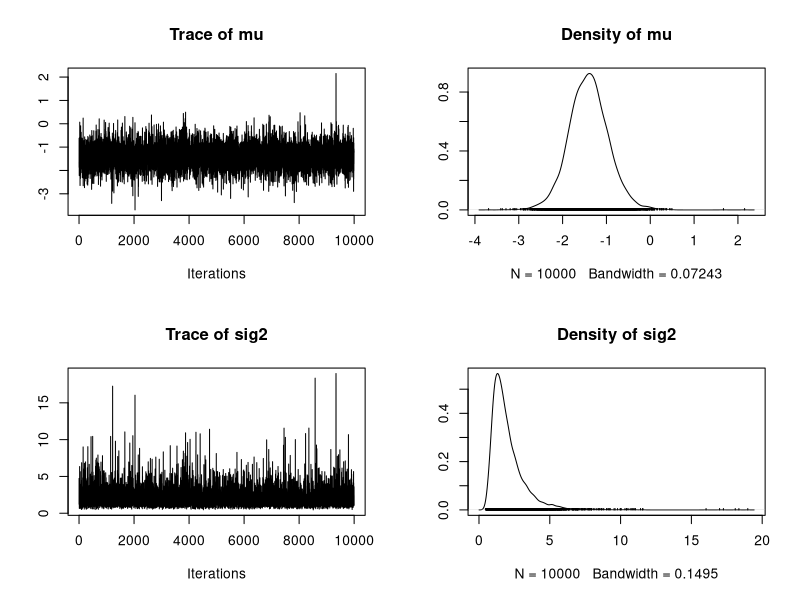
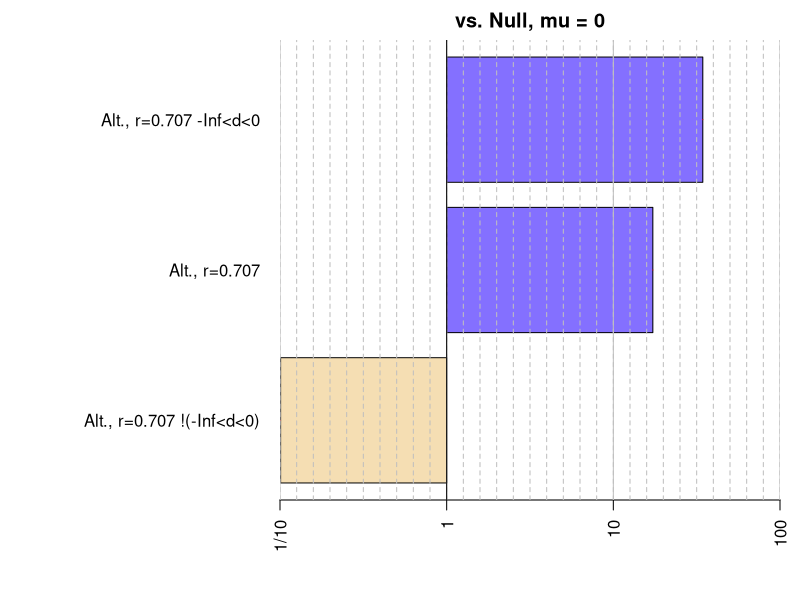
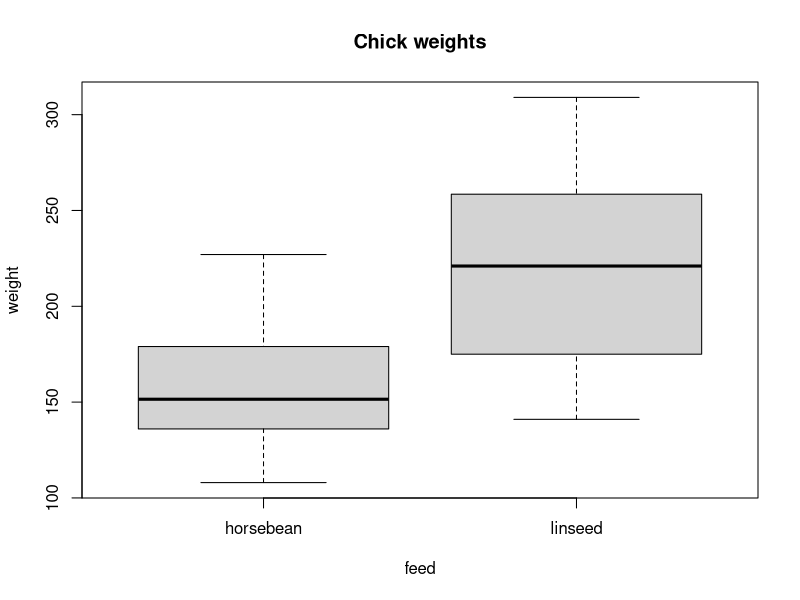
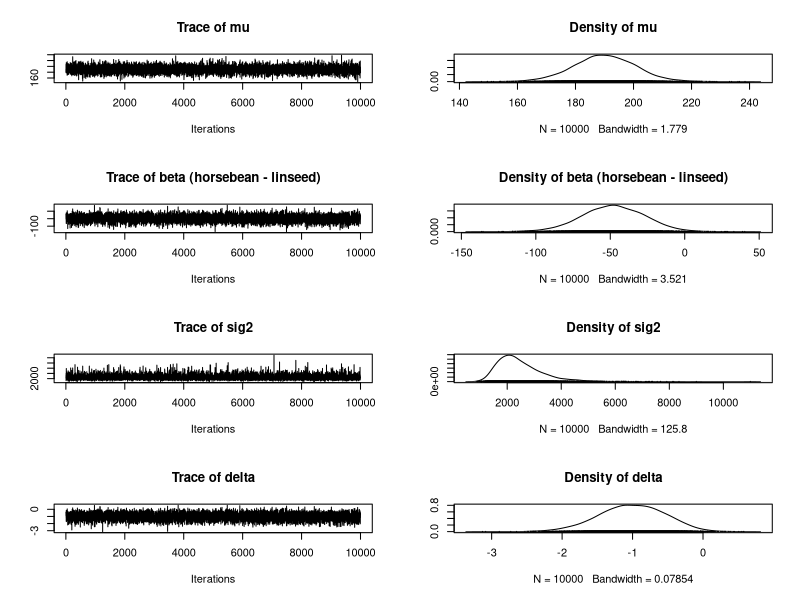
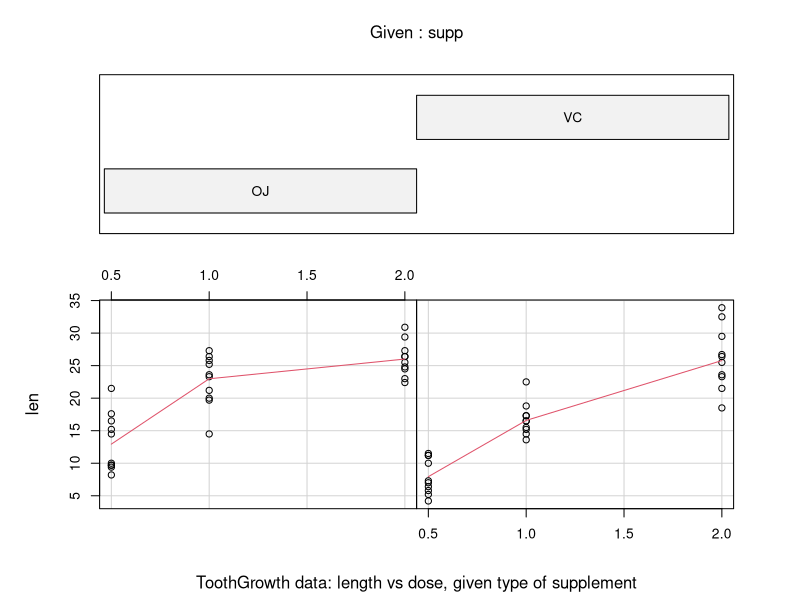
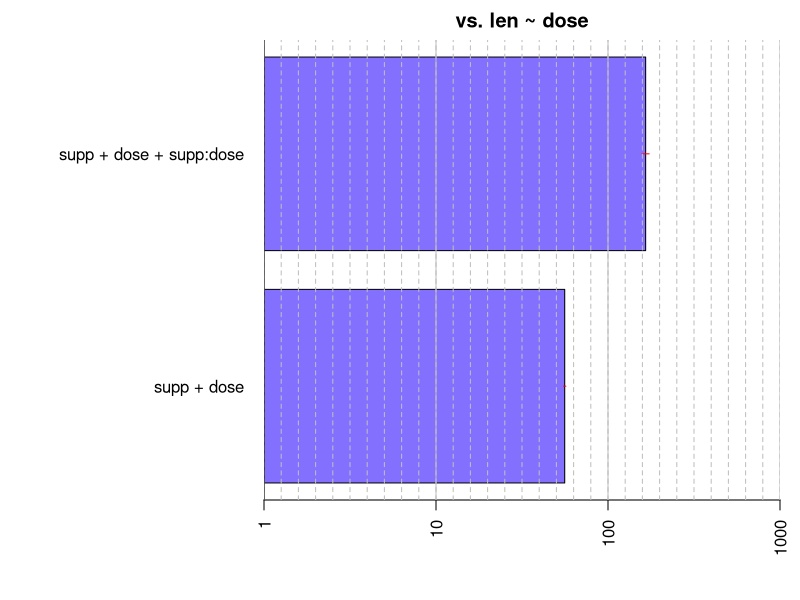
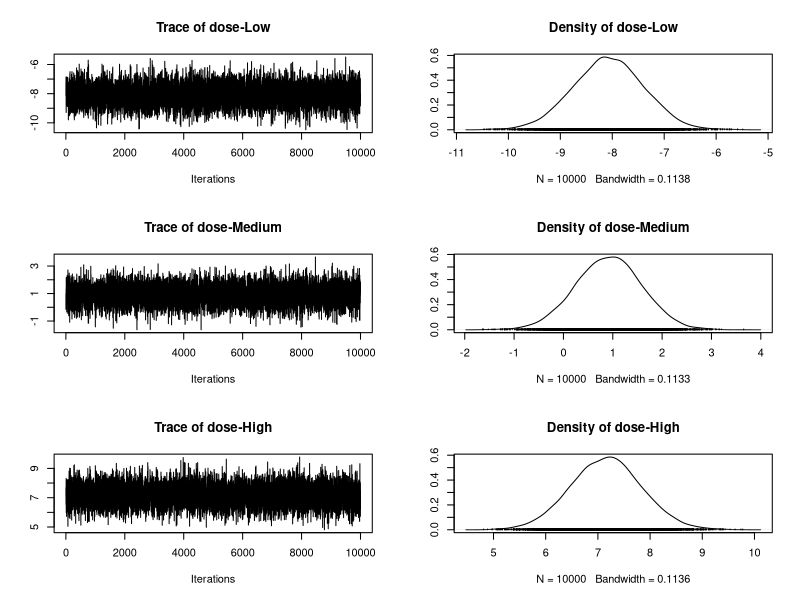
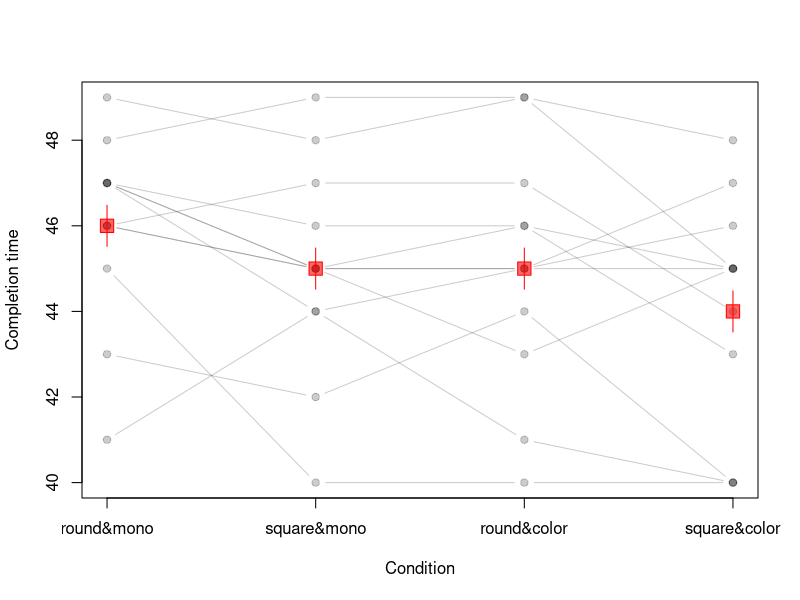

Generate these figures, in order, with R:
## ---- chunk 1
options(markdown.HTML.stylesheet = 'extra/manual.css')
library(knitr)
options(digits=3)
require(graphics)
set.seed(2)
## ---- chunk 2
library(BayesFactor)
## ---- chunk 3
options(BFprogress = FALSE)
bfversion = BFInfo()
session = sessionInfo()[[1]]
rversion = paste(session$version.string," on ",session$platform,sep="")
## ---- chunk 4
data(sleep)

## Compute difference scores
diffScores = sleep$extra[1:10] - sleep$extra[11:20]

## Traditional two-tailed t test
t.test(diffScores)
## ---- chunk 5
bf = ttestBF(x = diffScores)
## Equivalently:
## bf = ttestBF(x = sleep$extra[1:10],y=sleep$extra[11:20], paired=TRUE)
bf
## ---- chunk 6
1 / bf
## ---- chunk 7
chains = posterior(bf, iterations = 1000)
summary(chains)
## ---- chunk 8
chains2 = recompute(chains, iterations = 10000)
plot(chains2[,1:2])
## ---- chunk 9
bfInterval = ttestBF(x = diffScores, nullInterval=c(-Inf,0))
bfInterval
## ---- chunk 10
bfInterval[1] / bfInterval[2]
## ---- chunk 11
allbf = c(bf, bfInterval)
allbf
## ---- chunk 12
plot(allbf)
## ---- chunk 13
bfmat = allbf / allbf
bfmat
## ---- chunk 14
bfmat[,2]
bfmat[1,]
## ---- chunk 15
bfmat[,1:2]
t(bfmat[,1:2])
## ---- chunk 16
data(chickwts)

## Restrict to two groups
chickwts = chickwts[chickwts$feed %in% c("horsebean","linseed"),]
## Drop unused factor levels
chickwts$feed = factor(chickwts$feed)

## Plot data
plot(weight ~  feed, data = chickwts, main = "Chick weights")
## ---- chunk 17
## traditional t test
t.test(weight ~ feed, data = chickwts, var.eq=TRUE)
## ---- chunk 18
## Compute Bayes factor
bf = ttestBF(formula = weight ~ feed, data = chickwts)
bf
## ---- chunk 19
chains = posterior(bf, iterations = 10000)
plot(chains[,1:4])
## ---- chunk 20
data(ToothGrowth)

## Example plot from ?ToothGrowth

coplot(len ~ dose | supp, data = ToothGrowth, panel = panel.smooth,
       xlab = "ToothGrowth data: length vs dose, given type of supplement")

## Treat dose as a factor
ToothGrowth$dose = factor(ToothGrowth$dose)
levels(ToothGrowth$dose) = c("Low", "Medium", "High")

summary(aov(len ~ supp*dose, data=ToothGrowth))
## ---- chunk 21
bf = anovaBF(len ~ supp*dose, data=ToothGrowth)
bf
## ---- chunk 22
plot(bf[3:4] / bf[2])
## ---- chunk 23
bf = anovaBF(len ~ supp*dose, data=ToothGrowth, whichModels="top")
bf
## ---- chunk 24
bfMainEffects = lmBF(len ~ supp + dose, data = ToothGrowth)
bfInteraction = lmBF(len ~ supp + dose + supp:dose, data = ToothGrowth)
## Compare the two models
bf = bfInteraction / bfMainEffects
bf
## ---- chunk 25
newbf = recompute(bf, iterations = 500000)
newbf
## ---- chunk 26
## Sample from the posterior of the full model
chains = posterior(bfInteraction, iterations = 10000)
## 1:13 are the only "interesting" parameters
summary(chains[,1:13])
## ---- chunk 27
plot(chains[,4:6])
## ---- chunk 28
data(puzzles)
## ---- chunk 29
## plot the data
aovObj = aov(RT ~ shape*color + Error(ID/(shape*color)), data=puzzles)

matplot(t(matrix(puzzles$RT,12,4)),ty='b',pch=19,lwd=1,lty=1,col=rgb(0,0,0,.2), ylab="Completion time", xlab="Condition",xaxt='n')
axis(1,at=1:4,lab=c("round&mono","square&mono","round&color","square&color"))
mns = tapply(puzzles$RT,list(puzzles$color,puzzles$shape),mean)[c(2,4,1,3)]
points(1:4,mns,pch=22,col="red",bg=rgb(1,0,0,.6),cex=2)
# within-subject standard error, uses MSE from ANOVA
stderr = sqrt(sum(aovObj[[5]]$residuals^2)/11)/sqrt(12)
segments(1:4,mns + stderr,1:4,mns - stderr,col="red")
## ---- chunk 30
summary(aov(RT ~ shape*color + Error(ID/(shape*color)), data=puzzles))
## ---- chunk 31
bf = anovaBF(RT ~ shape*color + ID, data = puzzles, 
             whichRandom="ID")
## ---- chunk 32
bf
## ---- chunk 33
plot(bf)
## ---- chunk 34
bfWithoutID = lmBF(RT ~ shape*color, data = puzzles)
bfWithoutID
## ---- chunk 35
bfOnlyID = lmBF(RT ~ ID, whichRandom="ID",data = puzzles)
bf2 = bfWithoutID / bfOnlyID
bf2
## ---- chunk 36
bfall = c(bf,bf2)
## ---- chunk 37
bf[4] / bf2
## ---- chunk 38
data(attitude)

## Traditional multiple regression analysis
lmObj = lm(rating ~ ., data = attitude)
summary(lmObj)
## ---- chunk 39
bf = regressionBF(rating ~ ., data = attitude)
length(bf)
## ---- chunk 40
## Choose a specific model
bf["privileges + learning + raises + critical + advance"]
## Best 6 models
head(bf, n=6)
## Worst 4 models
tail(bf, n=4)
## ---- chunk 41
## which model index is the best?
BayesFactor::which.max(bf)
## ---- chunk 42

## Compare the 5 best models to the best
bf2 = head(bf) / max(bf)
bf2
plot(bf2)
## ---- chunk 43
bf = regressionBF(rating ~ ., data = attitude, whichModels = "top")
## The seventh model is the most complex
bf
plot(bf)
## ---- chunk 44
bf = regressionBF(rating ~ ., data = attitude, whichModels = "bottom")
plot(bf)
## ---- chunk 45
complaintsOnlyBf = lmBF(rating ~ complaints, data = attitude) 
complaintsLearningBf = lmBF(rating ~ complaints + learning, data = attitude) 
## Compare the two models
complaintsOnlyBf / complaintsLearningBf
## ---- chunk 46
chains = posterior(complaintsLearningBf, iterations = 10000)
summary(chains)
## ---- chunk 47
summary(lm(rating ~ complaints + learning, data = attitude))
## ---- chunk 48
rm(ToothGrowth)
## ---- chunk 49
data(ToothGrowth)

# model log2 of dose instead of dose directly
ToothGrowth$dose = log2(ToothGrowth$dose)

# Classical analysis for comparison
lmToothGrowth <- lm(len ~ supp + dose + supp:dose, data=ToothGrowth)
summary(lmToothGrowth)
## ---- chunk 50
full <- lmBF(len ~ supp + dose + supp:dose, data=ToothGrowth)
noInteraction <- lmBF(len ~ supp + dose, data=ToothGrowth)
onlyDose <- lmBF(len ~ dose, data=ToothGrowth)
onlySupp <- lmBF(len ~ supp, data=ToothGrowth)

allBFs <- c(full, noInteraction, onlyDose, onlySupp)
allBFs
## ---- chunk 51
full / noInteraction
## ---- chunk 52
chainsFull <- posterior(full, iterations = 10000)

# summary of the "interesting" parameters
summary(chainsFull[,1:7])
## ---- chunk 53
chainsNoInt <- posterior(noInteraction, iterations = 10000)
## ---- chunk 54
ToothGrowth$dose <- ToothGrowth$dose - mean(ToothGrowth$dose)

cmeans <- colMeans(chainsFull)[1:6]
ints <- cmeans[1] + c(-1, 1) * cmeans[2]
slps <- cmeans[4] + c(-1, 1) * cmeans[5]


par(cex=1.8, mfrow=c(1,2))
plot(len ~ dose, data=ToothGrowth, pch=as.integer(ToothGrowth$supp)+20, bg = rgb(as.integer(ToothGrowth$supp)-1,2-as.integer(ToothGrowth$supp),0,.5),col=NULL,xaxt="n",ylab="Tooth length",xlab="Vitamin C dose (mg)")
abline(a=ints[1],b=slps[1],col=2)
abline(a=ints[2],b=slps[2],col=3)

axis(1,at=-1:1,lab=2^(-1:1))

dataVC <- ToothGrowth[ToothGrowth$supp=="VC",]
dataOJ <- ToothGrowth[ToothGrowth$supp=="OJ",]
lmVC <- lm(len ~ dose, data=dataVC)
lmOJ <- lm(len ~ dose, data=dataOJ)
abline(lmVC,col=2,lty=2)
abline(lmOJ,col=3,lty=2)

mtext("Interaction",3,.1,adj=1,cex=1.3)


# Do single slope

cmeans <- colMeans(chainsNoInt)[1:4]
ints <- cmeans[1] + c(-1, 1) * cmeans[2]
slps <- cmeans[4] 


plot(len ~ dose, data=ToothGrowth, pch=as.integer(ToothGrowth$supp)+20, bg = rgb(as.integer(ToothGrowth$supp)-1,2-as.integer(ToothGrowth$supp),0,.5),col=NULL,xaxt="n",ylab="Tooth length",xlab="Vitamin C dose (mg)")
abline(a=ints[1],b=slps,col=2)
abline(a=ints[2],b=slps,col=3)

axis(1,at=-1:1,lab=2^(-1:1))

mtext("No interaction",3,.1,adj=1,cex=1.3)
## ---- chunk 55
summary(chainsNoInt[,1:5])
## ---- chunk 56
ToothGrowth$doseAsFactor <- factor(ToothGrowth$dose)
levels(ToothGrowth$doseAsFactor) <- c(.5,1,2)

aovBFs <- anovaBF(len ~ doseAsFactor + supp + doseAsFactor:supp, data = ToothGrowth)
## ---- chunk 57
allBFs <- c(aovBFs, full, noInteraction, onlyDose)

## eliminate the supp-only model, since it performs so badly
allBFs <- allBFs[-1]

## Compare to best model
allBFs / max(allBFs)
## ---- chunk 58
plot(allBFs / max(allBFs))
## ---- chunk 59
data(puzzles)

puzzleGenBF <- generalTestBF(RT ~ shape + color + shape:color + ID, data=puzzles, whichRandom="ID")

puzzleGenBF
## ---- chunk 60
puzzleGenBF <- generalTestBF(RT ~ shape + color + shape:color + ID, data=puzzles, whichRandom="ID", neverExclude="ID")

puzzleGenBF
## ---- chunk 61
puzzleGenBF <- generalTestBF(RT ~ shape + color + shape:color + shape:ID + ID, data=puzzles, whichRandom="ID", neverExclude="ID")

puzzleGenBF
## ---- chunk 62
puzzleGenBF <- generalTestBF(RT ~ shape + color + shape:color + shape:ID + ID, data=puzzles, whichRandom="ID", neverExclude="^ID$")

puzzleGenBF
## ---- chunk 63
puzzleCullBF <- generalTestBF(RT ~ shape + color + shape:color + ID, data=puzzles, whichRandom="ID", noSample=TRUE,whichModels='all')

puzzleCullBF
## ---- chunk 64
missing = puzzleCullBF[ is.na(puzzleCullBF) ]
done = puzzleCullBF[ !is.na(puzzleCullBF) ]

missing
## ---- chunk 65
# get the names of the numerator models
missingModels = names(missing)$numerator

# search them to see if they contain "shape" or "color" - 
# results are logical vectors
containsShape = grepl("shape",missingModels)
containsColor = grepl("color",missingModels)

# anything that does not contain "shape" and "color"
containsOnlyOne = !(containsShape & containsColor)

# restrict missing to only those of interest
missingOfInterest = missing[containsOnlyOne]

missingOfInterest
## ---- chunk 66
# recompute the Bayes factors for the missing models of interest
sampledBayesFactors = recompute(missingOfInterest)

sampledBayesFactors

# Add them together with our other Bayes factors, already computed:
completeBayesFactors = c(done, sampledBayesFactors)

completeBayesFactors
## ---- chunk 67
data(puzzles)

# Get MCMC chains corresponding to "full" model
# We prevent sampling so we can see the parameter names
# iterations argument is necessary, but not used
fullModel = lmBF(RT ~ shape + color + shape:color + ID, data = puzzles, noSample=TRUE, posterior = TRUE, iterations=3)

fullModel
## ---- chunk 68
fullModelFiltered = lmBF(RT ~ shape + color + shape:color + ID, data = puzzles, noSample=TRUE, posterior = TRUE, iterations=3,columnFilter="ID")

fullModelFiltered
## ---- chunk 69
# Sample 10000 iterations, eliminating ID columns
chains = lmBF(RT ~ shape + color + shape:color + ID, data = puzzles, posterior = TRUE, iterations=10000,columnFilter="ID")
## ---- chunk 70
par(mfrow=c(1,2))
plot(as.vector(chains[1:1000,"shape-round"]),type="l",xlab="Iterations",ylab="parameter shape-round")
acf(chains[,"shape-round"])
## ---- chunk 71
chainsThinned = recompute(chains, iterations=20000, thin=2)

# check size of MCMC chain
dim(chainsThinned)
## ---- chunk 72
par(mfrow=c(1,2))
plot(as.vector(chainsThinned[1:1000,"shape-round"]),type="l",xlab="Iterations",ylab="parameter shape-round")
acf(chainsThinned[,"shape-round"])
